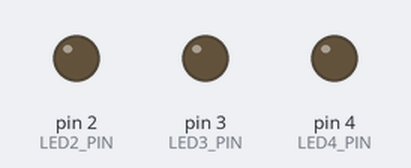
This program was run on a simulated Arduino Uno, built with avr-gcc and run on an emulated ATmega328P. Shown: output pins drawn as LEDs (lit = HIGH).

Above: at 0.5 s.
At 1.5 s:
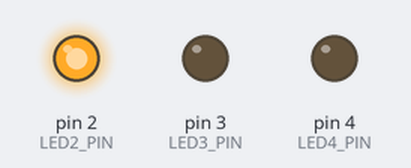
At 3.5 s:
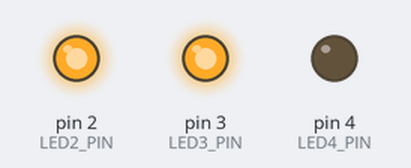
At 4.5 s:
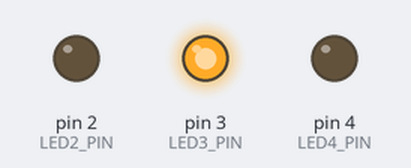
At 5.5 s:
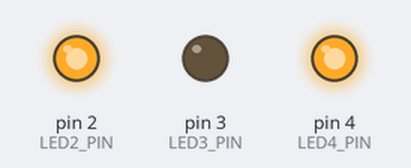
Timing chart, 0 to 6.5 s (numbered marks = the images above):
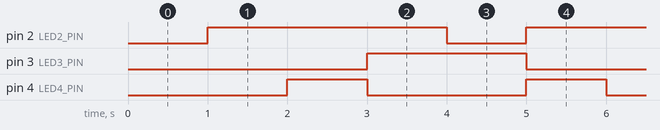

The program:

main.cpp
```cpp
#include <Arduino.h>

// Deklarasi Pin Lampu
const int LED2_PIN = 2;
const int LED3_PIN = 3;
const int LED4_PIN = 4;

// Durasi Lampu 2 (dalam milidetik)
const long LED2_ON_TIME = 3000;  // Hidup 3 detik
const long LED2_OFF_TIME = 1000; // Mati 1 detik

// Durasi Lampu 3 (dalam milidetik)
const long LED3_ON_TIME = 2000;  // Hidup 2 detik
const long LED3_OFF_TIME = 3000; // Mati 3 detik

// Durasi Lampu 4 (dalam milidetik)
const long LED4_ON_TIME = 1000;  // Hidup 1 detik
const long LED4_OFF_TIME = 2000; // Mati 2 detik

// Catatan waktu terakhir
unsigned long previousMillisLED2 = 0;
unsigned long previousMillisLED3 = 0;
unsigned long previousMillisLED4 = 0;

// Status Awal LED
int led2State = LOW;
int led3State = LOW;
int led4State = LOW;

void setup()
{
  pinMode(LED2_PIN, OUTPUT);
  pinMode(LED3_PIN, OUTPUT);
  pinMode(LED4_PIN, OUTPUT);
}

void loop()
{
  unsigned long currentMillis = millis();

  // ==========================================
  // KONTROL LAMPU 2
  // ==========================================
  long currentIntervalLED2;
  if (led2State == HIGH)
  {
    currentIntervalLED2 = LED2_ON_TIME; // Tahan selama waktu ON
  }
  else
  {
    currentIntervalLED2 = LED2_OFF_TIME; // Tahan selama waktu OFF
  }

  // Periksa apakah waktu tahan sudah terpenuhi
  if (currentMillis - previousMillisLED2 >= currentIntervalLED2)
  {
    previousMillisLED2 = currentMillis; // Simpan waktu saat ini
    led2State = !led2State;             // Balikkan status (HIGH <-> LOW)
    digitalWrite(LED2_PIN, led2State);
  }

  // ==========================================
  // KONTROL LAMPU 3
  // ==========================================
  long currentIntervalLED3;
  if (led3State == HIGH)
  {
    currentIntervalLED3 = LED3_ON_TIME; // Tahan selama waktu ON
  }
  else
  {
    currentIntervalLED3 = LED3_OFF_TIME; // Tahan selama waktu OFF
  }

  // Periksa apakah waktu tahan sudah terpenuhi
  if (currentMillis - previousMillisLED3 >= currentIntervalLED3)
  {
    previousMillisLED3 = currentMillis; // Simpan waktu saat ini
    led3State = !led3State;             // Balikkan status (HIGH <-> LOW)
    digitalWrite(LED3_PIN, led3State);
  }

  // ==========================================
  // KONTROL LAMPU 4
  // ==========================================
  long currentIntervalLED4;
  if (led4State == HIGH)
  {
    currentIntervalLED4 = LED4_ON_TIME; // Tahan selama waktu ON
  }
  else
  {
    currentIntervalLED4 = LED4_OFF_TIME; // Tahan selama waktu OFF
  }

  // Periksa apakah waktu tahan sudah terpenuhi
  if (currentMillis - previousMillisLED4 >= currentIntervalLED4)
  {
    previousMillisLED4 = currentMillis; // Simpan waktu saat ini
    led4State = !led4State;             // Balikkan status (HIGH <-> LOW)
    digitalWrite(LED4_PIN, led4State);
  }
}
```

Measured:
- by itself, pin 2 (LED2_PIN): alternates HIGH for 3.0 s and LOW for 1.0 s
- by itself, pin 3 (LED3_PIN): alternates HIGH for 2.0 s and LOW for 3.0 s
- by itself, pin 4 (LED4_PIN): alternates HIGH for 1.0 s and LOW for 2.0 s
